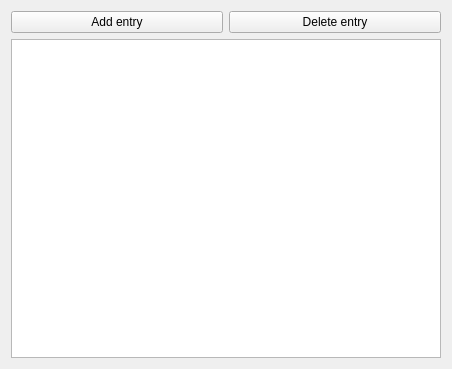
<?xml version="1.0" encoding="UTF-8"?>
<ui version="4.0">
 <class>QStringListWidget</class>
 <widget class="QWidget" name="QStringListWidget">
  <property name="geometry">
   <rect>
    <x>0</x>
    <y>0</y>
    <width>452</width>
    <height>369</height>
   </rect>
  </property>
  <property name="windowTitle">
   <string>Form</string>
  </property>
  <layout class="QVBoxLayout" name="verticalLayout" stretch="0,1">
   <item>
    <layout class="QHBoxLayout" name="horizontalLayout">
     <item>
      <widget class="QPushButton" name="pushButtonAdd">
       <property name="text">
        <string>Add entry</string>
       </property>
      </widget>
     </item>
     <item>
      <widget class="QPushButton" name="pushButtonDelete">
       <property name="text">
        <string>Delete entry</string>
       </property>
      </widget>
     </item>
    </layout>
   </item>
   <item>
    <widget class="QListView" name="listView">
     <property name="dragDropMode">
      <enum>QAbstractItemView::InternalMove</enum>
     </property>
     <property name="selectionMode">
      <enum>QAbstractItemView::ExtendedSelection</enum>
     </property>
    </widget>
   </item>
  </layout>
 </widget>
 <resources/>
 <connections/>
</ui>
